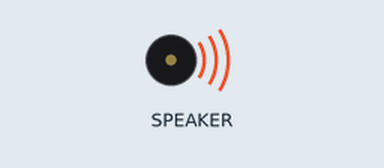
Bench run of a program on a simulated Circuit Playground running CircuitPython. Shown: buzzer (waves = sounding). At 2.0 s the program ends and the board releases its pins; the recording ends there.

Above: at 0.1 s.
Timing chart, 0 to 2.0 s (numbered marks = the images above):
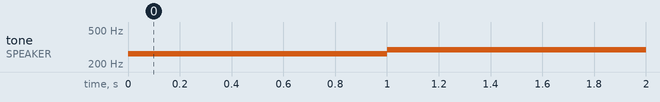

Measured:
- by itself, tone on SPEAKER: silent → 262 Hz at 0.00 s, → 294 Hz 1.0 s later

The program:

cp_play_tone.py
```python
"""This example plays two tones for 1 second each. Note that the tones are not in a loop - this is
to prevent them from playing indefinitely!"""
from adafruit_circuitplayground import cp

cp.play_tone(262, 1)
cp.play_tone(294, 1)
```
